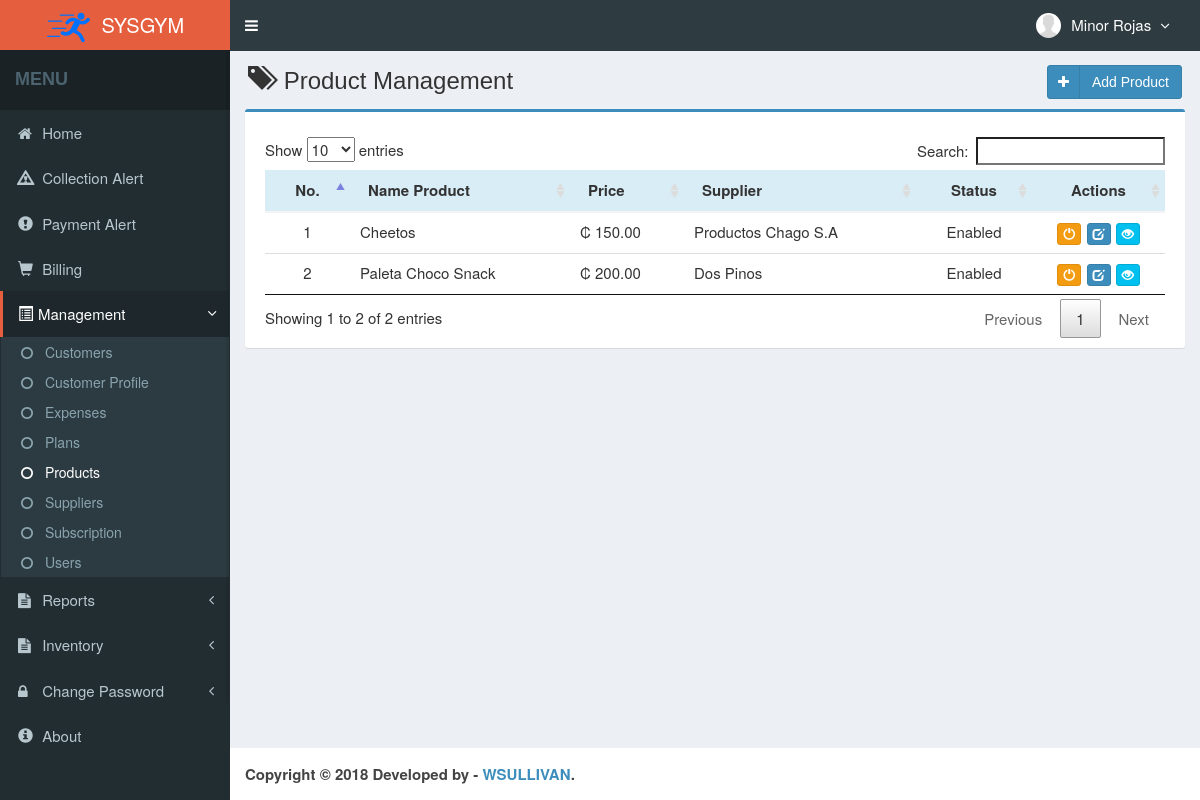
/main.php?module=product (signed in), run on an earlier commit of the app's database.
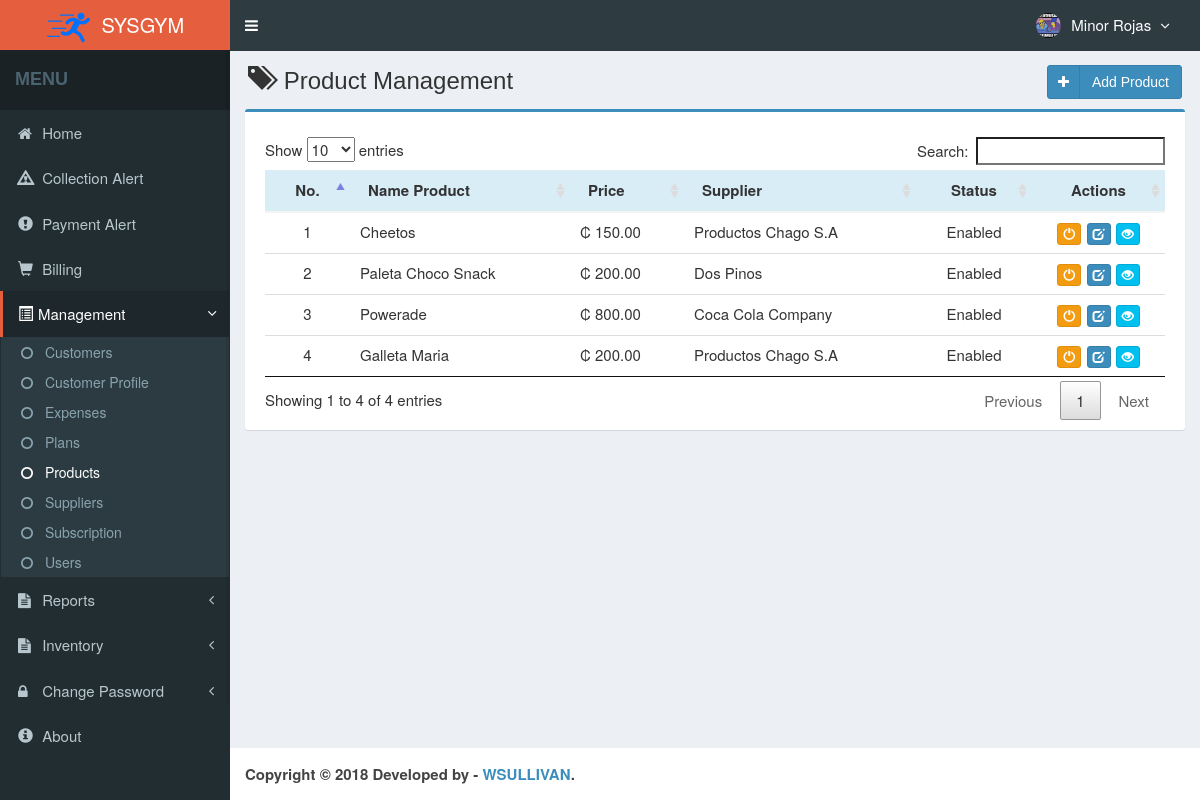
And on a later commit of the database.
### tables this page shows
CREATE TABLE `producto` (
  `IDProducto` int(11) NOT NULL,
  `NombreProducto` varchar(40) NOT NULL,
  `Precio` decimal(8,1) NOT NULL,
  `Cantidad` int(11) NOT NULL,
  `IDProveedor` int(11) NOT NULL,
  `Detalle` varchar(100) DEFAULT NULL,
  `Estado` enum('Enabled','Disabled') NOT NULL DEFAULT 'Enabled',
  `created_user` int(11) NOT NULL,
  `created_at` timestamp NOT NULL DEFAULT CURRENT_TIMESTAMP,
  `updated_user` int(11) NOT NULL,
  `updated_at` timestamp NOT NULL DEFAULT CURRENT_TIMESTAMP ON UPDATE CURRENT_TIMESTAMP
);

CREATE TABLE `proveedor` (
  `IDProveedor` int(11) NOT NULL,
  `CedulaJuridica` varchar(20) NOT NULL,
  `NombreProveedor` varchar(50) NOT NULL,
  `Correo` varchar(50) NOT NULL,
  `Direccion` varchar(200) NOT NULL,
  `Telefono1` varchar(20) DEFAULT NULL,
  `Telefono2` varchar(20) DEFAULT NULL,
  `Representante` varchar(50) DEFAULT NULL,
  `Estado` enum('Enabled','Disabled') NOT NULL DEFAULT 'Enabled',
  `created_user` int(11) NOT NULL,
  `created_at` timestamp NOT NULL DEFAULT CURRENT_TIMESTAMP,
  `updated_user` int(11) NOT NULL,
  `updated_at` timestamp NOT NULL DEFAULT CURRENT_TIMESTAMP ON UPDATE CURRENT_TIMESTAMP
);

CREATE TABLE `usuario` (
  `IDUsuario` int(11) NOT NULL,
  `NombreUsuario` varchar(30) NOT NULL,
  `Contrasenia` varchar(60) NOT NULL,
  `Cedula` varchar(15) NOT NULL,
  `NombreCompleto` varchar(50) NOT NULL,
  `Correo` varchar(50) NOT NULL,
  `Telefono` varchar(20) NOT NULL,
  `Direccion` text NOT NULL,
  `Foto` varchar(100) DEFAULT NULL,
  `Role` varchar(15) NOT NULL,
  `Estado` enum('Enabled','Disabled') NOT NULL DEFAULT 'Enabled',
  `created_at` timestamp NOT NULL DEFAULT CURRENT_TIMESTAMP,
  `updated_at` timestamp NOT NULL DEFAULT CURRENT_TIMESTAMP ON UPDATE CURRENT_TIMESTAMP
);

### Module/product/view.php (the view, shortened to what this page needs)
<section class="content-header">
  <h1>
    <i class="glyphicon glyphicon-tags icon-title"></i> Product Management
    <a class="btn btn-primary btn-social pull-right" href="?module=form_product&form=add" title="Agregar" data-toggle="tooltip">
      <i class="fa fa-plus"></i> Add Product
    </a>
  </h1>
</section>
<section class="content">
  <div class="row">
    <div class="col-md-12">
    <?php
    if ($_SESSION['Role']=='Admin') { ?>
      <div class="box box-primary">
        <div class="box-body">
        <div class="table-responsive">
          <table id="dataTables1" class="table row-border table-hover">
            <thead>
              <tr class="info">
                <th class="center">No.</th>
                <th>Name Product</th>
                <th>Price</th>
                <th>Supplier</th>
                <th class="center">Status</th>
                <th class="center">Actions</th>
              </tr>
            </thead>
            <tbody>
            <?php
            $no = 1;
            $query = mysqli_query($mysqli, "SELECT producto.IDProducto,producto.NombreProducto,producto.Precio,
                                            producto.IDProveedor,producto.Estado,proveedor.IDProveedor,
                                            proveedor.NombreProveedor
                                            FROM producto, proveedor WHERE producto.IDProveedor=proveedor.IDProveedor")
                                            or die('error: '.mysqli_error($mysqli));
            while ($data = mysqli_fetch_assoc($query)) {
              $price_aux = $data['Precio'];
              $price_aux = number_format($price_aux,2);
              echo "<tr width='20'>
                      <td class='center'>$no</td>
                      <td>$data[NombreProducto]</td>
                      <td>₡ $price_aux</td>
                      <td>$data[NombreProveedor]</td>
                      <td class='center'>$data[Estado]</td>
                      <td class='center'>
                        <div>";
                          if ($data['Estado']=='Enabled') { ?>
                            <a data-toggle="tooltip" data-placement="top" title="Disable" style="margin-right:1px" class="btn btn-warning btn-xs" href="Module/product/proses.php?act=off&id=<?php echo $data['IDProducto'];?>">
                                <i style="color:#fff" class="glyphicon glyphicon-off"></i>
                            </a>
                    <?php }
                          else { ?>
                            <a data-toggle="tooltip" data-placement="top" title="Enable" style="margin-right:1px" class="btn btn-success btn-xs" href="Module/product/proses.php?act=on&id=<?php echo $data['IDProducto'];?>">
                                <i style="color:#fff" class="glyphicon glyphicon-ok"></i>
                            </a>
                    <?php }
                      echo "<a data-toggle='tooltip' data-placement='top' title='Modify' style='margin-right:1px;'
                            class='btn btn-primary btn-xs' href='?module=form_product&form=edit&id=$data[IDProducto]'>
                              <i style='color:#fff' class='glyphicon glyphicon-edit'></i>
                          </a>
                          <a data-toggle='tooltip' data-placement='top' title='Detail'  class='btn btn-info btn-xs' href='?module=detailProduct&detail&id=$data[IDProducto]'>
                                <i style='color:#fff' class='glyphicon glyphicon-eye-open'></i>
                          </a>
                        </div>
                      </td>
                    </tr>";
              $no++; } ?>
            </tbody>
          </table>
          </div>
        </div>
      </div>
    <?php
    }
    ?>
    </div>
  </div>
</section>

### top-menu.php (shortened to what this page needs)
<?php
require_once "Config/database.php";
  $query = mysqli_query($mysqli, "SELECT IDUsuario, NombreUsuario, Foto, Role,NombreCompleto FROM usuario
  WHERE IDUsuario='$_SESSION[IDUsuario]'");
  $data = mysqli_fetch_assoc($query);
?>
<li class="dropdown user user-menu">
  <a href="#" class="dropdown-toggle" data-toggle="dropdown">
  <?php
  if ($data['Foto']=="") { ?>
    <img src="Content/images/user/user-default.png" class="user-image" alt="User Image"/>
  <?php
  }
  else { ?>
    <img src="Content/images/user/<?php echo $data['Foto']; ?>" class="user-image" alt="User Image"/>
  <?php
  }
  ?>
    <span class="hidden-xs"><?php echo $data['NombreCompleto']; ?> <i style="margin-left:5px" class="fa fa-angle-down"></i></span>
  </a>
</li>

What changed in the data, as far as the page shows it:
changed usuario "Minor Rojas": Foto: picture added
added producto: NombreProducto "Powerade", Precio "800.00", IDProveedor.NombreProveedor "Coca Cola Company", Estado "Enabled"
added producto: NombreProducto "Galleta Maria", Precio "200.00", IDProveedor.NombreProveedor "Productos Chago S.A", Estado "Enabled"
Also different on the page:
text written by a page script: "Show entries Search: Showing 1 to 2 of 2 entries Previous 1 Next" → "Show entries Search: Showing 1 to 4 of 4 entries Previous 1 Next"
